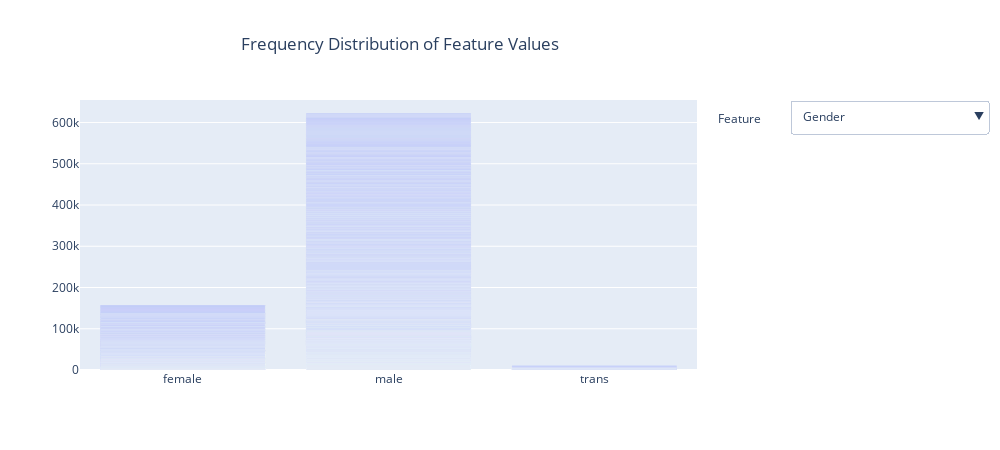

Here is the notebook cell this chart was saved with:
### Code cell
# Initiating a plotly figure
fig = go.Figure()

# Adding first graph of Gender
fig.add_bar(x=data[cat_features[0]], y=data[cat_features[0]].index)

# Adding a button to select different features
button = [dict(method = 'restyle',
               args = [{'x': [data[cat_features[k]], 'undefined'],
                        'y': [data[cat_features[k]].index, 'undefined'],
                        'visible':[True, False]}], 
               label = cat_features[k])   for k in range(0, len(cat_features))]  

# Updating the layout of the graph
fig.update_layout(title_text='Frequency Distribution of Feature Values',
                  title_x=0.4,
                  width=1000,
                  height=450,
                  updatemenus=[dict(active=0,
                                    buttons=button,
                                    x=1.15,
                                    y=1,
                                    xanchor='left',
                                    yanchor='top')])

# Adding extra annotaions alongside the button
fig.add_annotation(x=1.03,
                   y=0.97,
                   xref='paper',
                   yref='paper',
                   showarrow=False,
                   xanchor='left',
                   yanchor = 'top',
                   text='Feature')

# Display the graph
fig.show()

### Figure 1 — Plotly figure (JSON) as saved in the notebook; plotly's stock layout.template omitted (floating-point values rounded to 4 significant figures; data arrays with more than 128 entries replaced by an {"elided": "..."} marker saying what was removed)
{"data": [{"type": "bar", "x": {"elided": "1257 str values"}, "y": {"elided": "1257 int values"}}], "layout": {"annotations": [{"showarrow": false, "text": "Feature", "x": 1.03, "xanchor": "left", "xref": "paper", "y": 0.97, "yanchor": "top", "yref": "paper"}], "height": 450, "title": {"text": "Frequency Distribution of Feature Values", "x": 0.4}, "updatemenus": [{"active": 0, "buttons": [{"args": [{"visible": [true, false], "x": [{"elided": "1257 str values"}, "undefined"], "y": [{"elided": "1257 int values"}, "undefined"]}], "label": "Gender", "method": "restyle"}, {"args": [{"visible": [true, false], "x": [{"elided": "1257 str values"}, "undefined"], "y": [{"elided": "1257 int values"}, "undefined"]}], "label": "Country", "method": "restyle"}, {"args": [{"visible": [true, false], "x": [{"elided": "1257 str values"}, "undefined"], "y": [{"elided": "1257 int values"}, "undefined"]}], "label": "self_employed", "method": "restyle"}, {"args": [{"visible": [true, false], "x": [{"elided": "1257 str values"}, "undefined"], "y": [{"elided": "1257 int values"}, "undefined"]}], "label": "family_history", "method": "restyle"}, {"args": [{"visible": [true, false], "x": [{"elided": "1257 str values"}, "undefined"], "y": [{"elided": "1257 int values"}, "undefined"]}], "label": "treatment", "method": "restyle"}, {"args": [{"visible": [true, false], "x": [{"elided": "1257 str values"}, "undefined"], "y": [{"elided": "1257 int values"}, "undefined"]}], "label": "work_interfere", "method": "restyle"}, {"args": [{"visible": [true, false], "x": [{"elided": "1257 str values"}, "undefined"], "y": [{"elided": "1257 int values"}, "undefined"]}], "label": "no_employees", "method": "restyle"}, {"args": [{"visible": [true, false], "x": [{"elided": "1257 str values"}, "undefined"], "y": [{"elided": "1257 int values"}, "undefined"]}], "label": "remote_work", "method": "restyle"}, {"args": [{"visible": [true, false], "x": [{"elided": "1257 str values"}, "undefined"], "y": [{"elided": "1257 int values"}, "undefined"]}], "label": "tech_company", "method": "restyle"}, {"args": [{"visible": [true, false], "x": [{"elided": "1257 str values"}, "undefined"], "y": [{"elided": "1257 int values"}, "undefined"]}], "label": "benefits", "method": "restyle"}, {"args": [{"visible": [true, false], "x": [{"elided": "1257 str values"}, "undefined"], "y": [{"elided": "1257 int values"}, "undefined"]}], "label": "care_options", "method": "restyle"}, {"args": [{"visible": [true, false], "x": [{"elided": "1257 str values"}, "undefined"], "y": [{"elided": "1257 int values"}, "undefined"]}], "label": "wellness_program", "method": "restyle"}, {"args": [{"visible": [true, false], "x": [{"elided": "1257 str values"}, "undefined"], "y": [{"elided": "1257 int values"}, "undefined"]}], "label": "seek_help", "method": "restyle"}, {"args": [{"visible": [true, false], "x": [{"elided": "1257 str values"}, "undefined"], "y": [{"elided": "1257 int values"}, "undefined"]}], "label": "anonymity", "method": "restyle"}, {"args": [{"visible": [true, false], "x": [{"elided": "1257 str values"}, "undefined"], "y": [{"elided": "1257 int values"}, "undefined"]}], "label": "leave", "method": "restyle"}, {"args": [{"visible": [true, false], "x": [{"elided": "1257 str values"}, "undefined"], "y": [{"elided": "1257 int values"}, "undefined"]}], "label": "mental_health_consequence", "method": "restyle"}, {"args": [{"visible": [true, false], "x": [{"elided": "1257 str values"}, "undefined"], "y": [{"elided": "1257 int values"}, "undefined"]}], "label": "phys_health_consequence", "method": "restyle"}, {"args": [{"visible": [true, false], "x": [{"elided": "1257 str values"}, "undefined"], "y": [{"elided": "1257 int values"}, "undefined"]}], "label": "coworkers", "method": "restyle"}, {"args": [{"visible": [true, false], "x": [{"elided": "1257 str values"}, "undefined"], "y": [{"elided": "1257 int values"}, "undefined"]}], "label": "supervisor", "method": "restyle"}, {"args": [{"visible": [true, false], "x": [{"elided": "1257 str values"}, "undefined"], "y": [{"elided": "1257 int values"}, "undefined"]}], "label": "mental_health_interview", "method": "restyle"}, {"args": [{"visible": [true, false], "x": [{"elided": "1257 str values"}, "undefined"], "y": [{"elided": "1257 int values"}, "undefined"]}], "label": "phys_health_interview", "method": "restyle"}, {"args": [{"visible": [true, false], "x": [{"elided": "1257 str values"}, "undefined"], "y": [{"elided": "1257 int values"}, "undefined"]}], "label": "mental_vs_physical", "method": "restyle"}, {"args": [{"visible": [true, false], "x": [{"elided": "1257 str values"}, "undefined"], "y": [{"elided": "1257 int values"}, "undefined"]}], "label": "obs_consequence", "method": "restyle"}], "x": 1.15, "xanchor": "left", "y": 1, "yanchor": "top"}], "width": 1000}}
